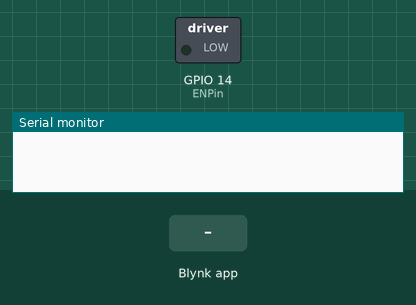
Recording of a sketch running on a simulated ESP8266 (Wemos D1 mini). Parts: switched loads named in the sketch (green lamp = pin HIGH), the last lines printed to the serial monitor. The test bench sets the inputs (shaded band). WiFi joins after 1.5 s; servers stay silent unless stated.

Above: at 3.0 s.
3.1 s: Blynk app writes 1 to V1
At 4.3 s:
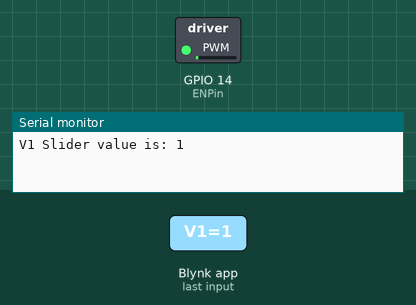
4.6 s: Blynk app writes 200 to V1
At 5.5 s:
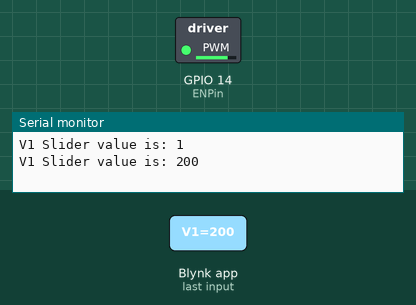
6.1 s: Blynk app writes 0 to V1
At 6.7 s:
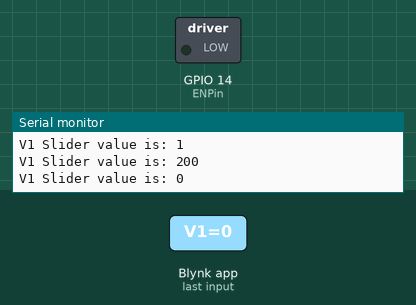
Timing chart, 0 to 9.1 s (numbered marks = the images above; inputs shaded):
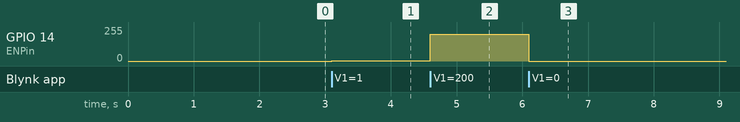

The sketch:

ControlMotorSpeedBlynk.ino
```cpp
#define BLYNK_PRINT Serial
#include <ESP8266WiFi.h>
#include <BlynkSimpleEsp8266.h>

// You should get Auth Token in the Blynk App.
// Go to the Project Settings (nut icon).
char auth[] = "#############";

// Your WiFi credentials.
// Set password to "" for open networks.
char ssid[] = "############";
char pass[] = "################";

#define ENPin 14
#define OUT1 12
#define OUT2 13

BLYNK_WRITE(V1)
{
  int pinValue = param.asInt(); // assigning incoming value from pin V1 to a variable
  // You can also use:
  // String i = param.asStr();
  // double d = param.asDouble();
  digitalWrite(OUT1, HIGH);
  digitalWrite(OUT2, LOW);
  analogWrite(ENPin, pinValue);
  Serial.print("V1 Slider value is: ");
  Serial.println(pinValue);
}

void setup()
{
  // Debug console
  Serial.begin(9600);

  Blynk.begin(auth, ssid, pass);
  // You can also specify server:
  //Blynk.begin(auth, ssid, pass, "blynk-cloud.com", 80);
  //Blynk.begin(auth, ssid, pass, IPAddress(192,168,1,100), 8080);
}

void loop()
{
  Blynk.run();
}
```

Measured:
- after the input at 3.1 s, GPIO 14 (ENPin): 0/255 → 1/255 at once
- after the input at 4.6 s, GPIO 14 (ENPin): 1/255 → 200/255 at once
- after the input at 6.1 s, GPIO 14 (ENPin): 200/255 → 0/255 at once
